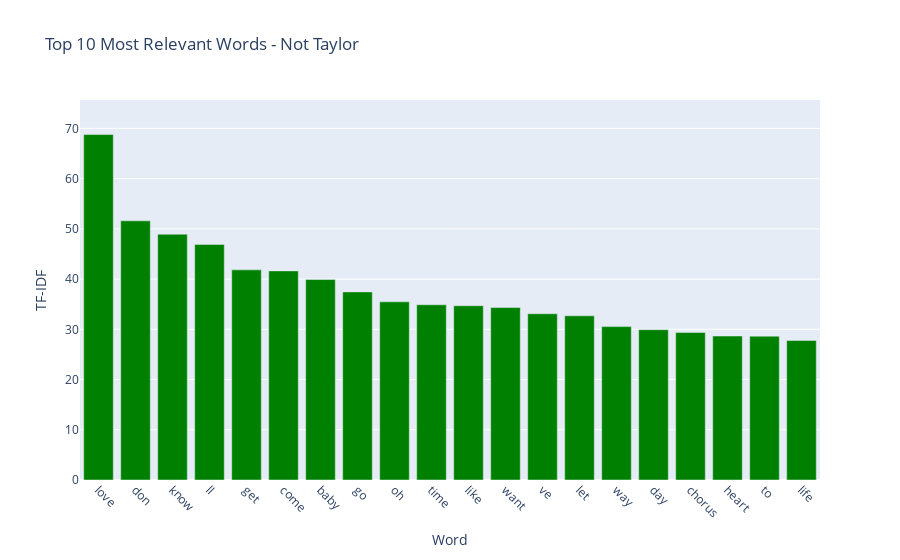
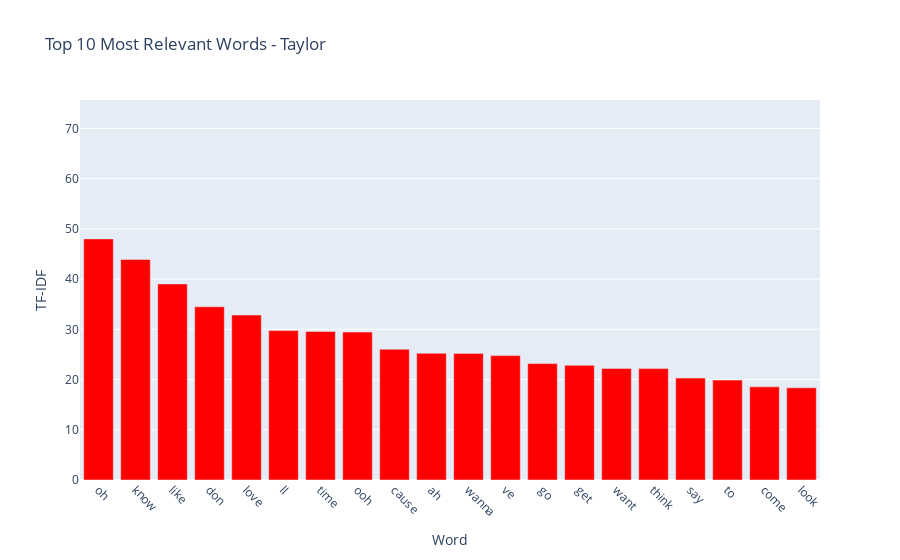

Notebook code cell kept with these figures, in order:
### Code cell
max_value = max(top_relevant_not_words.max(), top_relevant_yes_words.max()) * 1.10

fig_ham = px.bar(
    x = top_relevant_not_words.index,
    y = top_relevant_not_words.values,
    title = 'Top 10 Most Relevant Words - Not Taylor',
    labels = {'x': 'Word', 'y': 'TF-IDF'},
    color_discrete_sequence=['green']
)

fig_ham.update_layout(
    xaxis_tickangle = 45,
    yaxis_range = [0, max_value]
)

# Gráfico para SPAM
fig_spam = px.bar(
    x = top_relevant_yes_words.index,
    y = top_relevant_yes_words.values,
    title = 'Top 10 Most Relevant Words - Taylor',
    labels = {'x': 'Word', 'y': 'TF-IDF'},
    color_discrete_sequence = ['red']
)

fig_spam.update_layout(
    xaxis_tickangle = 45,
    yaxis_range = [0, max_value]
)

fig_ham.show()
fig_spam.show()

### Figure 1 — Plotly figure (JSON) as saved in the notebook; plotly's stock layout.template omitted (floating-point values rounded to 4 significant figures)
{"data": [{"hovertemplate": "Word=%{x}<br>TF-IDF=%{y}<extra></extra>", "legendgroup": "", "marker": {"color": "green", "pattern": {"shape": ""}}, "name": "", "orientation": "v", "showlegend": false, "textposition": "auto", "type": "bar", "x": ["love", "don", "know", "ll", "get", "come", "baby", "go", "oh", "time", "like", "want", "ve", "let", "way", "day", "chorus", "heart", "to", "life"], "xaxis": "x", "y": [68.78, 51.61, 48.94, 46.9, 41.84, 41.63, 39.91, 37.45, 35.47, 34.89, 34.7, 34.34, 33.1, 32.69, 30.54, 29.93, 29.36, 28.67, 28.64, 27.76], "yaxis": "y"}], "layout": {"barmode": "relative", "legend": {"tracegroupgap": 0}, "title": {"text": "Top 10 Most Relevant Words - Not Taylor"}, "xaxis": {"anchor": "y", "domain": [0, 1], "tickangle": 45, "title": {"text": "Word"}}, "yaxis": {"anchor": "x", "domain": [0, 1], "range": [0, 75.66], "title": {"text": "TF-IDF"}}}}

### Figure 2 — Plotly figure (JSON) as saved in the notebook; plotly's stock layout.template omitted (floating-point values rounded to 4 significant figures)
{"data": [{"hovertemplate": "Word=%{x}<br>TF-IDF=%{y}<extra></extra>", "legendgroup": "", "marker": {"color": "red", "pattern": {"shape": ""}}, "name": "", "orientation": "v", "showlegend": false, "textposition": "auto", "type": "bar", "x": ["oh", "know", "like", "don", "love", "ll", "time", "ooh", "cause", "ah", "wanna", "ve", "go", "get", "want", "think", "say", "to", "come", "look"], "xaxis": "x", "y": [48.01, 43.92, 39.04, 34.49, 32.84, 29.75, 29.58, 29.45, 26.04, 25.22, 25.2, 24.76, 23.18, 22.83, 22.22, 22.18, 20.29, 19.89, 18.55, 18.37], "yaxis": "y"}], "layout": {"barmode": "relative", "legend": {"tracegroupgap": 0}, "title": {"text": "Top 10 Most Relevant Words - Taylor"}, "xaxis": {"anchor": "y", "domain": [0, 1], "tickangle": 45, "title": {"text": "Word"}}, "yaxis": {"anchor": "x", "domain": [0, 1], "range": [0, 75.66], "title": {"text": "TF-IDF"}}}}
